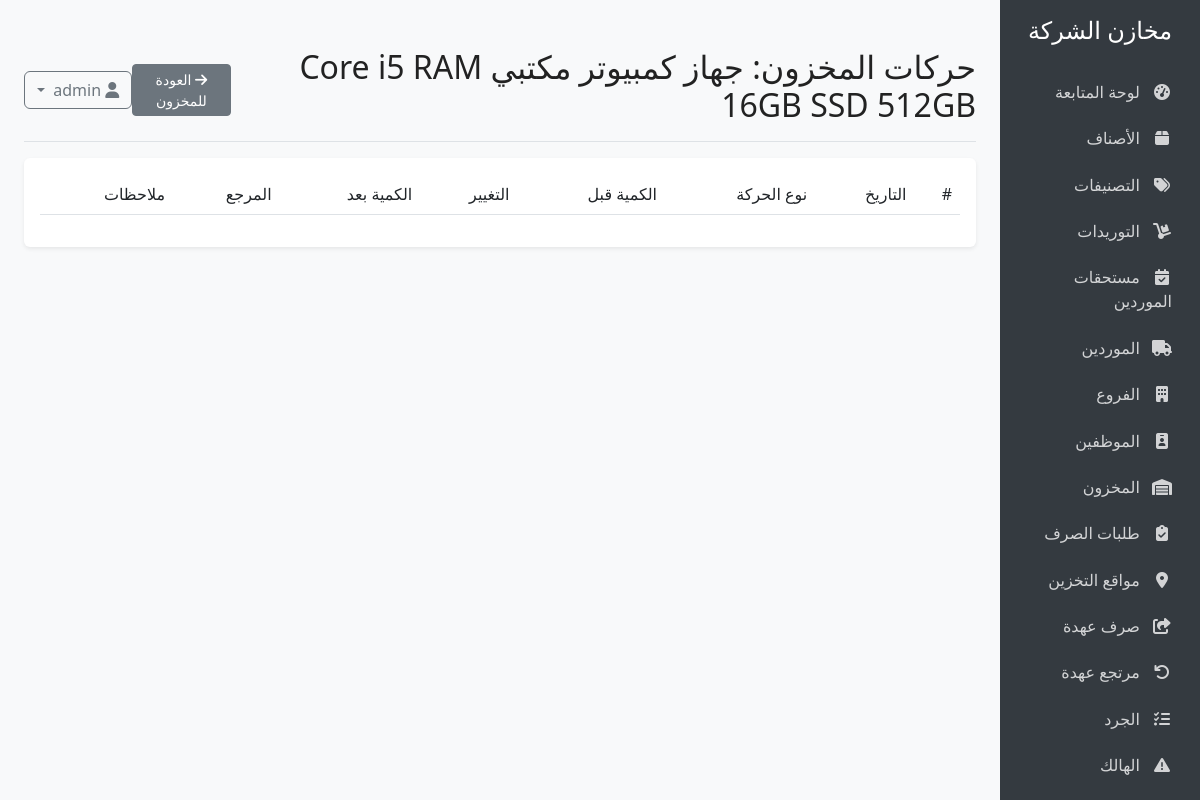
Page /product/transactions/1 (signed in) on the earlier database version.
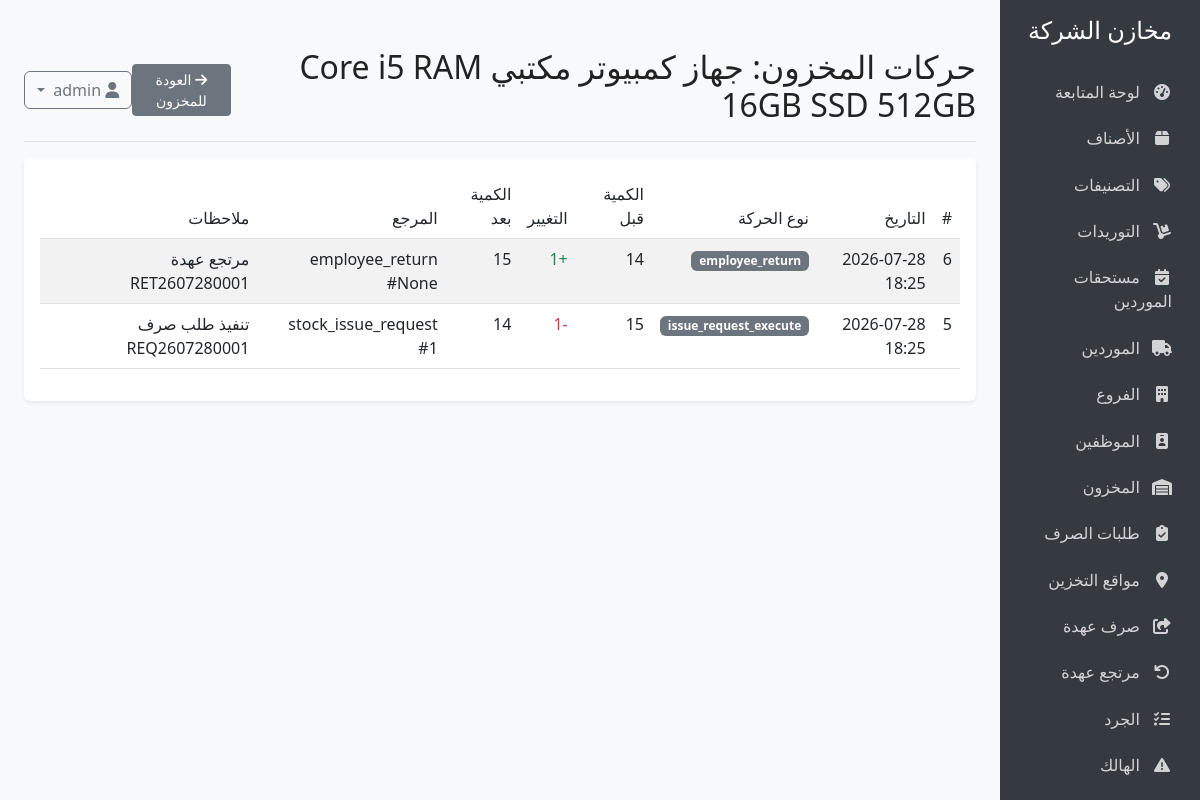
Same page on the later database version.
### models.py (models this page shows, shortened)
class InventoryTransaction(db.Model):
    __tablename__ = 'inventory_transactions'
    id = db.Column(db.Integer, primary_key=True)
    product_id = db.Column(db.Integer, db.ForeignKey('products.id'), nullable=False)
    quantity_before = db.Column(db.Integer, nullable=False)
    quantity_change = db.Column(db.Integer, nullable=False)
    quantity_after = db.Column(db.Integer, nullable=False)
    transaction_type = db.Column(db.String(20), nullable=False)  # purchase, sale, adjustment, return
    reference_type = db.Column(db.String(20), nullable=True)  # purchase, sale, adjustment
    reference_id = db.Column(db.Integer, nullable=True)
    notes = db.Column(db.Text, nullable=True)
    timestamp = db.Column(db.DateTime, default=datetime.utcnow)
    user_id = db.Column(db.Integer, db.ForeignKey('users.id'), nullable=True)
    product = db.relationship('Product', backref='transactions', lazy=True)
    user = db.relationship('User', backref='inventory_transactions', lazy=True)

### app.py (the view)
@app.route('/product/transactions/<int:id>')
@login_required
def product_transactions(id):
    product = Product.query.get_or_404(id)
    transactions = InventoryTransaction.query.filter_by(product_id=id).order_by(InventoryTransaction.timestamp.desc()).all()
    return render_template('inventory/transactions.html', product=product, transactions=transactions)

### app.py (called while the page is built)
@login_manager.user_loader
def load_user(user_id):
    return User.query.get(int(user_id))

@app.before_request
def hide_retail_pages_in_company_mode():
    path = request.path.rstrip('/') or '/'
    if path.startswith('/static') or not current_user.is_authenticated:
        return None
    if any(path == prefix or path.startswith(f'{prefix}/') for prefix in RETAIL_ONLY_PREFIXES):
        flash('تم إخفاء صفحات البيع والعملاء والكاشير لأن النظام مضبوط كمخزن شركة داخلي.', 'warning')
        return redirect(url_for('index'))
    if path in RETAIL_ONLY_REPORT_PATHS:
        flash('هذا التقرير خاص بالبيع التجاري وغير مستخدم في نظام مخازن الشركة.', 'warning')
        return redirect(url_for('reports'))
    return None

@app.context_processor
def inject_settings():
    from models import Setting
    settings = {s.key: s.value for s in Setting.query.all()}
    return dict(settings=settings)

### templates/inventory/transactions.html (shortened to what this page needs)
{% extends "base.html" %}
{% block header %}حركات المخزون: {{ product.name }}{% endblock %}
{% block header_buttons %}
<a href="{{ url_for('inventory') }}" class="btn btn-sm btn-secondary">
    <i class="fas fa-arrow-right"></i> العودة للمخزون
</a>
{% endblock %}
{% block content %}
<div class="card">
    <div class="card-body">
        <div class="table-responsive">
            <table class="table table-striped table-hover">
                <thead>
                    <tr>
                        <th>#</th>
                        <th>التاريخ</th>
                        <th>نوع الحركة</th>
                        <th>الكمية قبل</th>
                        <th>التغيير</th>
                        <th>الكمية بعد</th>
                        <th>المرجع</th>
                        <th>ملاحظات</th>
                    </tr>
                </thead>
                <tbody>
                    {% for record in transactions %}
                    <tr>
                        <td>{{ record.id }}</td>
                        <td>{{ record.timestamp.strftime('%Y-%m-%d %H:%M') }}</td>
                        <td>
                            {% if record.transaction_type == 'purchase' %}
                            <span class="badge bg-primary">شراء</span>
                            {% elif record.transaction_type == 'sale' %}
                            <span class="badge bg-success">بيع</span>
                            {% elif record.transaction_type == 'adjustment' %}
                            <span class="badge bg-info">تعديل</span>
                            {% elif record.transaction_type == 'return' %}
                            <span class="badge bg-warning">مرتجع</span>
                            {% else %}
                            <span class="badge bg-secondary">{{ record.transaction_type }}</span>
                            {% endif %}
                        </td>
                        <td>{{ record.quantity_before }}</td>
                        <td>
                            {% if record.quantity_change > 0 %}
                            <span class="text-success">+{{ record.quantity_change }}</span>
                            {% else %}
                            <span class="text-danger">{{ record.quantity_change }}</span>
                            {% endif %}
                        </td>
                        <td>{{ record.quantity_after }}</td>
                        <td>
                            {% if record.reference_type == 'purchase' and record.reference_id %}
                            <a href="{{ url_for('view_purchase', id=record.reference_id) }}">فاتورة شراء #{{ record.reference_id }}</a>
                            {% elif record.reference_type == 'sale' and record.reference_id %}
                            <a href="{{ url_for('view_sale', id=record.reference_id) }}">فاتورة بيع #{{ record.reference_id }}</a>
                            {% elif record.reference_type == 'adjustment' %}
                            تعديل يدوي
                            {% else %}
                            {{ record.reference_type }} #{{ record.reference_id }}
                            {% endif %}
                        </td>
                        <td>{{ record.notes }}</td>
                    </tr>
                    {% endfor %}
                </tbody>
            </table>
        </div>
    </div>
</div>
{% endblock %}

Differences in the rows shown:
added InventoryTransaction: id "6", timestamp "2026-07-28 18:25", transaction_type "employee_return", quantity_before "14", quantity_change "1", quantity_after "15", reference_type "employee_return", reference_id "None", notes "مرتجع عهدة RET2607280001"
added InventoryTransaction: id "5", timestamp "2026-07-28 18:25", transaction_type "issue_request_execute", quantity_before "15", quantity_change "-1", quantity_after "14", reference_type "stock_issue_request", reference_id "1", notes "تنفيذ طلب صرف REQ2607280001"
